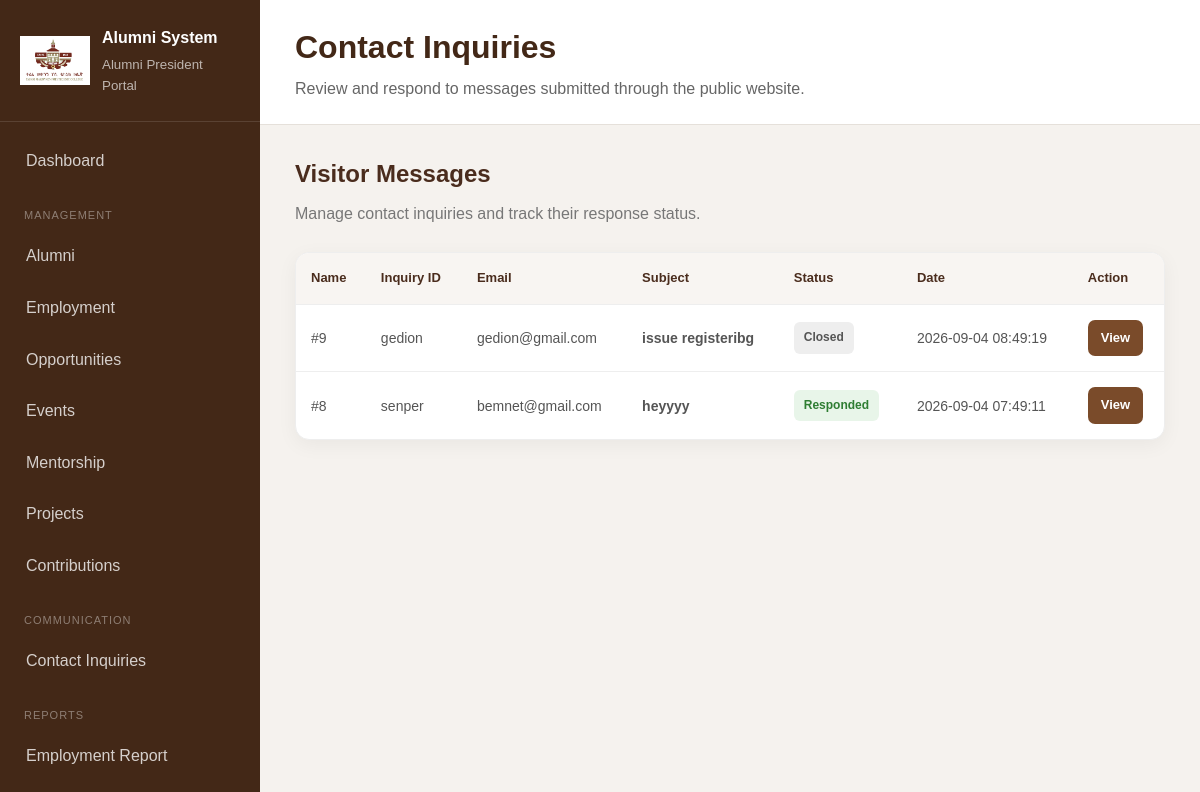
Screenshot of /admin/Contact/index.php (signed in) with the database file from the repository.
### tables this page shows
CREATE TABLE `contact_inquiries` (
  `inquiry_id` int(10) UNSIGNED NOT NULL,
  `name` varchar(150) NOT NULL,
  `email` varchar(150) NOT NULL,
  `subject` varchar(200) NOT NULL,
  `message` text NOT NULL,
  `status` enum('new','read','responded','closed') NOT NULL DEFAULT 'new',
  `admin_response` text DEFAULT NULL,
  `created_at` timestamp NOT NULL DEFAULT current_timestamp(),
  `responded_at` datetime DEFAULT NULL
);

### includes/functions.php (called while the page is built, shortened)
<?php
function e($value)
{
    return htmlspecialchars(
        (string) $value,
        ENT_QUOTES,
        "UTF-8"
    );
}

### admin/Contact/index.php (the view, shortened to what this page needs)
 <?php
require_once "../../config/database.php";
require_once "../../includes/functions.php";
$sql = "
    SELECT
        inquiry_id,
        name,
        email,
        subject,
        status,
        created_at,
        responded_at
    FROM contact_inquiries
    ORDER BY created_at DESC
";
$result = $conn->query($sql);
?>
<!DOCTYPE html>
<html lang="en">
<head>
    <link
        rel="stylesheet"
        href="../../assets/css/style.css"
    >
</head>
<body class="admin-body">
<div class="admin-layout">
    <?php
    require_once __DIR__ . "/../includes/sidebar.php";
    ?>
    <main class="admin-main">
        <header class="admin-topbar">
            <div>
                <h1>
                    Contact Inquiries
                </h1>
                <p>
                    Review and respond to messages
                    submitted through the public website.
                </p>
            </div>
        </header>
        <section class="dashboard-content">
            <div class="inquiries-header">
                <div>
                    <h2>
                        Visitor Messages
                    </h2>
                    <p>
                        Manage contact inquiries and
                        track their response status.
                    </p>
                </div>
            </div>
            <div class="table-wrapper">
                <?php if ($result->num_rows > 0): ?>
                    <table class="inquiries-table">
                        <thead>
                            <tr>
                                <th>
                                    Name
                                </th>
                                <th>
                                    Inquiry ID
                                </th>
                                <th>
                                    Email
                                </th>
                                <th>
                                    Subject
                                </th>
                                <th>
                                    Status
                                </th>
                                <th>
                                    Date
                                </th>
                                <th>
                                    Action
                                </th>
                            </tr>
                        </thead>
                        <tbody>
                        <?php while (
                            $inquiry = $result->fetch_assoc()
                        ): ?>
 <?php
                            $status =
                                strtolower(
                                    trim(
                                        $inquiry["status"]
                                    )
                                );
                            ?>
                               <tr>
    <td>
        #<?= (int) $inquiry["inquiry_id"] ?>
    </td>
    <td>
        <?= e(
            $inquiry["name"]
        ) ?>
    </td>
                                <td>
                                    <?= e(
                                        $inquiry["email"]
                                    ) ?>
                                </td>
                                <td class="subject-cell">
                                    <?= e(
                                        $inquiry["subject"]
                                    ) ?>
                                </td>
                                <td>
                                    <span
                                        class="
                                            status-badge
                                            status-<?= e($status) ?>
                                        "
                                    >
                                        <?= e(
                                            $inquiry["status"]
                                        ) ?>
                                    </span>
                                </td>
                                <td>
                                    <?= e(
                                        $inquiry["created_at"]
                                    ) ?>
                                </td>
                                <td>
                                    <a
                                        href="view.php?id=<?= (int) $inquiry["inquiry_id"] ?>"
                                        class="view-button"
                                    >
                                        View
                                    </a>
                                </td>
                            </tr>
                        <?php endwhile; ?>
                        </tbody>
                    </table>
                <?php endif; ?>
            </div>
        </section>
    </main>
</div>
</body>
</html>

### assets/css/style.css (style rules this page uses)
:root { --primary-brown: #6b4226; --dark-brown: #432817; --light-brown: #a67c52; --cream: #f8f5f1; --white: #ffffff; --text-dark: #292929; --text-light: #666666; --border: #e5e0da; }
* { margin: 0; padding: 0; box-sizing: border-box; }
body { font-family: Arial, sans-serif; background: var(--cream); color: var(--text-dark); line-height: 1.6; }
a { text-decoration: none; color: inherit; }
.admin-body { background: #f5f2ee; }
.admin-layout { min-height: 100vh; display: flex; }
.admin-main { margin-left: 260px; width: calc(100% - 260px); }
.admin-topbar { background: var(--white); padding: 22px 35px; border-bottom: 1px solid var(--border); display: flex; justify-content: space-between; align-items: center; }
.admin-topbar h1 { color: var(--dark-brown); margin-bottom: 3px; }
.admin-topbar p { color: var(--text-light); }
.dashboard-content { padding: 30px 35px; }

### admin/Contact/index.php (style rules this page uses)
.inquiries-header { display: flex; justify-content: space-between; align-items: flex-start; gap: 20px; margin-bottom: 25px; }
.inquiries-header h2 { margin: 0 0 8px; color: #4a2c1d; }
.inquiries-header p { margin: 0; color: #777; }
.table-wrapper { background: #ffffff; border-radius: 14px; border: 1px solid #eeeeee; box-shadow: 0 5px 20px rgba(0, 0, 0, 0.05); overflow-x: auto; }
.inquiries-table { width: 100%; border-collapse: collapse; min-width: 850px; }
.inquiries-table th { background: #f8f5f2; color: #4a2c1d; text-align: left; padding: 15px; font-size: 13px; border-bottom: 1px solid #eeeeee; }
.inquiries-table td { padding: 15px; border-bottom: 1px solid #eeeeee; color: #555; font-size: 14px; }
.inquiries-table tr:last-child td { border-bottom: none; }
.subject-cell { font-weight: 600; color: #4a2c1d; }
.status-badge { display: inline-block; padding: 6px 10px; border-radius: 6px; font-size: 12px; font-weight: 700; text-transform: capitalize; }
.status-responded { background: #e8f5e9; color: #2e7d32; }
.status-closed { background: #eeeeee; color: #555555; }
.view-button { display: inline-block; padding: 8px 13px; border-radius: 7px; background: #7a4b2a; color: #ffffff; text-decoration: none; font-size: 13px; font-weight: 600; }

### rows the page displays
contact_inquiries: inquiry_id "9", name "gedion", email "gedion@gmail.com", subject "issue registeribg", status "Closed", created_at "2026-09-04 08:49:19"
contact_inquiries: inquiry_id "8", name "senper", email "bemnet@gmail.com", subject "heyyyy", status "Responded", created_at "2026-09-04 07:49:11"
